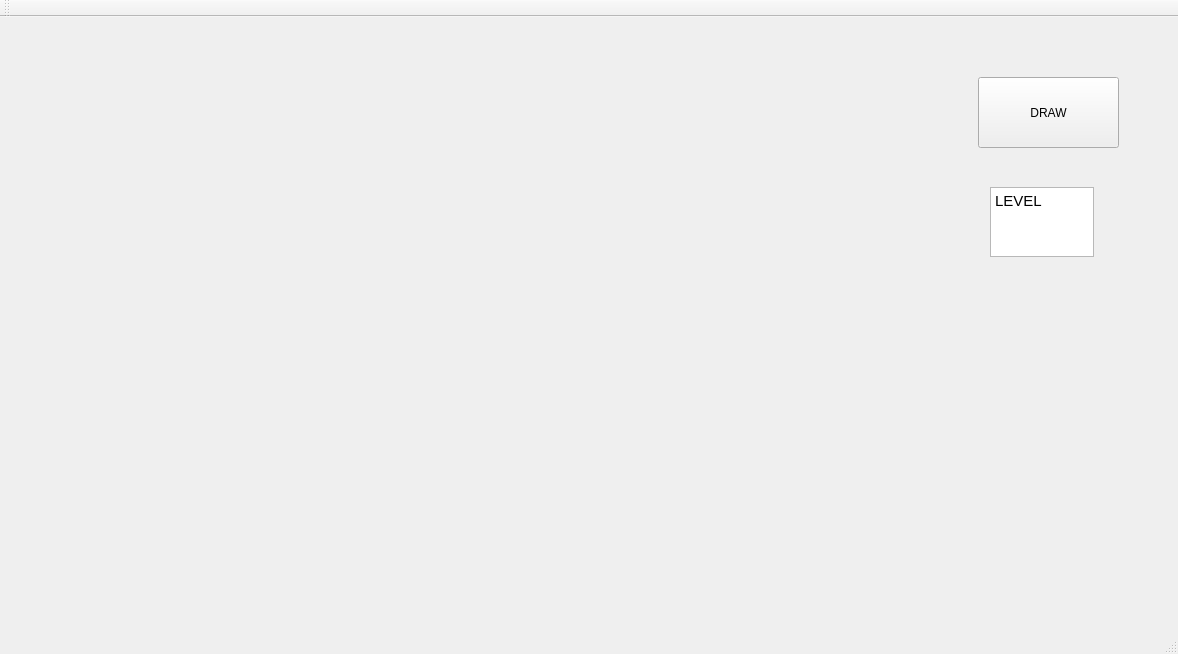
<?xml version="1.0" encoding="UTF-8"?>
<ui version="4.0">
 <class>MainWindow</class>
 <widget class="QMainWindow" name="MainWindow">
  <property name="geometry">
   <rect>
    <x>0</x>
    <y>0</y>
    <width>1178</width>
    <height>654</height>
   </rect>
  </property>
  <property name="windowTitle">
   <string>MainWindow</string>
  </property>
  <widget class="QWidget" name="centralWidget">
   <widget class="QPushButton" name="pushButton">
    <property name="geometry">
     <rect>
      <x>978</x>
      <y>60</y>
      <width>141</width>
      <height>71</height>
     </rect>
    </property>
    <property name="text">
     <string>DRAW</string>
    </property>
   </widget>
   <widget class="QTextEdit" name="textEdit">
    <property name="geometry">
     <rect>
      <x>990</x>
      <y>170</y>
      <width>104</width>
      <height>70</height>
     </rect>
    </property>
    <property name="html">
     <string>&lt;!DOCTYPE HTML PUBLIC &quot;-//W3C//DTD HTML 4.0//EN&quot; &quot;http://www.w3.org/TR/REC-html40/strict.dtd&quot;&gt;
&lt;html&gt;&lt;head&gt;&lt;meta name=&quot;qrichtext&quot; content=&quot;1&quot; /&gt;&lt;style type=&quot;text/css&quot;&gt;
p, li { white-space: pre-wrap; }
&lt;/style&gt;&lt;/head&gt;&lt;body style=&quot; font-family:'Ubuntu'; font-size:11pt; font-weight:400; font-style:normal;&quot;&gt;
&lt;p style=&quot; margin-top:0px; margin-bottom:0px; margin-left:0px; margin-right:0px; -qt-block-indent:0; text-indent:0px;&quot;&gt;LEVEL&lt;/p&gt;&lt;/body&gt;&lt;/html&gt;</string>
    </property>
   </widget>
   <widget class="QLabel" name="label">
    <property name="geometry">
     <rect>
      <x>70</x>
      <y>40</y>
      <width>811</width>
      <height>541</height>
     </rect>
    </property>
    <property name="text">
     <string/>
    </property>
   </widget>
  </widget>
  <widget class="QMenuBar" name="menuBar">
   <property name="geometry">
    <rect>
     <x>0</x>
     <y>0</y>
     <width>1178</width>
     <height>22</height>
    </rect>
   </property>
  </widget>
  <widget class="QToolBar" name="mainToolBar">
   <attribute name="toolBarArea">
    <enum>TopToolBarArea</enum>
   </attribute>
   <attribute name="toolBarBreak">
    <bool>false</bool>
   </attribute>
  </widget>
  <widget class="QStatusBar" name="statusBar"/>
 </widget>
 <layoutdefault spacing="6" margin="11"/>
 <resources/>
 <connections/>
</ui>
